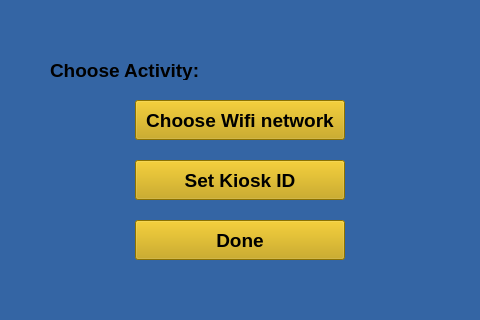
<?xml version="1.0" encoding="UTF-8"?>
<ui version="4.0">
 <class>settings</class>
 <widget class="QMainWindow" name="settings">
  <property name="geometry">
   <rect>
    <x>0</x>
    <y>0</y>
    <width>480</width>
    <height>320</height>
   </rect>
  </property>
  <property name="windowTitle">
   <string>MainWindow</string>
  </property>
  <property name="styleSheet">
   <string notr="true">background-color: rgb(52, 101, 164);</string>
  </property>
  <widget class="QWidget" name="centralwidget">
   <widget class="QPushButton" name="pushButton">
    <property name="geometry">
     <rect>
      <x>135</x>
      <y>100</y>
      <width>210</width>
      <height>40</height>
     </rect>
    </property>
    <property name="font">
     <font>
      <pointsize>14</pointsize>
      <weight>75</weight>
      <bold>true</bold>
     </font>
    </property>
    <property name="autoFillBackground">
     <bool>false</bool>
    </property>
    <property name="styleSheet">
     <string notr="true">background-color: rgb(196, 160, 0);</string>
    </property>
    <property name="text">
     <string>Choose Wifi network</string>
    </property>
   </widget>
   <widget class="QPushButton" name="pushButton_2">
    <property name="geometry">
     <rect>
      <x>135</x>
      <y>220</y>
      <width>210</width>
      <height>40</height>
     </rect>
    </property>
    <property name="font">
     <font>
      <pointsize>14</pointsize>
      <weight>75</weight>
      <bold>true</bold>
     </font>
    </property>
    <property name="styleSheet">
     <string notr="true">background-color: rgb(196, 160, 0);</string>
    </property>
    <property name="text">
     <string>Done</string>
    </property>
   </widget>
   <widget class="QPushButton" name="pushButton_3">
    <property name="geometry">
     <rect>
      <x>135</x>
      <y>160</y>
      <width>210</width>
      <height>40</height>
     </rect>
    </property>
    <property name="font">
     <font>
      <pointsize>14</pointsize>
      <weight>75</weight>
      <bold>true</bold>
     </font>
    </property>
    <property name="styleSheet">
     <string notr="true">background-color: rgb(196, 160, 0);</string>
    </property>
    <property name="text">
     <string>Set Kiosk ID</string>
    </property>
   </widget>
   <widget class="QLabel" name="label">
    <property name="geometry">
     <rect>
      <x>50</x>
      <y>60</y>
      <width>160</width>
      <height>20</height>
     </rect>
    </property>
    <property name="font">
     <font>
      <pointsize>14</pointsize>
      <weight>75</weight>
      <bold>true</bold>
     </font>
    </property>
    <property name="text">
     <string>Choose Activity:</string>
    </property>
   </widget>
  </widget>
 </widget>
 <resources/>
 <connections/>
</ui>
